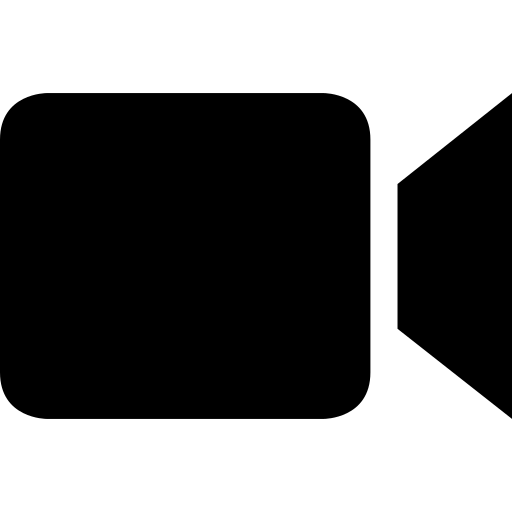
#> input picture logo/camera_logo.png, 512 x 512 px
$ python camera_logo.py
#> lines starting #> are read from the running program, lines starting #| are printed output that depends on the picture; after the words box and inside, x2 and y2 are one past the last pixel; in counts of white or black regions, pixels touching at a corner belong together
import matplotlib.pyplot as plt
from matplotlib.offsetbox import OffsetImage, AnnotationBbox
from matplotlib.transforms import Affine2D
from matplotlib.patches import Wedge
import numpy as np
from scipy import ndimage

# Define camera positions (x, y), FOV angles (degrees), and camera image path
LOGO_PATH = './logo/'
cameras = [
    {'position': (0, 0), 'orientation': -80,  'fov': 60, 'max_distance': 6, 'color': 'cornflowerblue',  'image_path': LOGO_PATH + 'camera_logo.png', 'name': 'cam_letage'},
    {'position': (0, 0), 'orientation': -80,  'fov': 60, 'max_distance': 6, 'color': 'cornflowerblue', 'image_path': LOGO_PATH + 'camera_logo.png', 'name': 'cam_airbnb_terreaux1'},
    {'position': (0, 0), 'orientation': -80,  'fov': 60, 'max_distance': 6, 'color': 'cornflowerblue', 'image_path': LOGO_PATH + 'camera_logo.png', 'name': 'cam_airbnb_terreaux2'},
    {'position': (0, 0), 'orientation': 185,  'fov': 40, 'max_distance': 8, 'color': 'cornflowerblue',  'image_path': LOGO_PATH + 'camera_logo.png', 'name': 'cam_bell_tower'},
    {'position': (0, 0), 'orientation': 235,  'fov': 50, 'max_distance': 6, 'color': 'cornflowerblue',  'image_path': LOGO_PATH + 'camera_logo.png', 'name': 'cam_city_hall_corner'},
    {'position': (0, 0), 'orientation': 100,  'fov': 60, 'max_distance': 6, 'color': 'cornflowerblue',  'image_path': LOGO_PATH + 'camera_logo.png', 'name': 'cam_airbnb_constantine1'},
    {'position': (0, 0), 'orientation': 100,  'fov': 60, 'max_distance': 6, 'color': 'cornflowerblue',  'image_path': LOGO_PATH + 'camera_logo.png', 'name': 'cam_airbnb_constantine2'},
    {'position': (0, 0), 'orientation': -10,  'fov': 90, 'max_distance': 8, 'color': 'cornflowerblue', 'image_path': LOGO_PATH + 'camera_logo.png', 'name': 'cam_saint_jean1'},
    {'position': (0, 0), 'orientation': -10,  'fov': 90, 'max_distance': 8, 'color': 'cornflowerblue', 'image_path': LOGO_PATH + 'camera_logo.png', 'name': 'cam_saint_jean2'}
]

def draw_camera_fov(ax, camera):
    pos = camera['position']
    fov = camera['fov']
    rotation = camera['orientation'] # Rotation angle in degrees
    max_distance = camera['max_distance'] # Maximum distance for FOV representation
    col = camera['color']

    num_sectors=200
    # Divide the FOV into sectors and assign a decreasing opacity to each
    for i in range(num_sectors):
        start_distance = max_distance * (i / num_sectors)
        end_distance = max_distance * ((i + 1) / num_sectors)
        alpha = 1/(1+np.exp(start_distance/3))
        # Create a wedge representing the FOV with a color gradient for each sector
        wedge = Wedge(pos, end_distance, -fov/2 + rotation, fov/2 + rotation, width=end_distance-start_distance, color=col, alpha=alpha)
        ax.add_patch(wedge)


def add_camera_logo(ax, camera):
    image_path = camera['image_path']
    pos = camera['position']
    rotation = camera['orientation'] # Rotation angle in degrees

    # Read the image
    img = plt.imread(image_path)
#> img is the input picture: shape (512, 512, 4) float32; mean R, G, B, A 0, 0, 0, 0.557
    rotated_img = ndimage.rotate(img, rotation)  # Rotate the image by 45 degrees
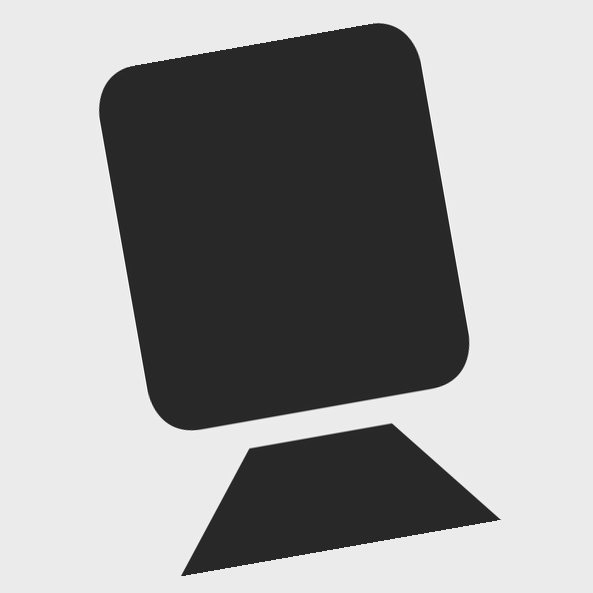
#> rotated_img: shape (593, 593, 4) float32; mean R, G, B, A 0, 0, 0, 0.414; transparent parts drawn white
    img_norm = (rotated_img - rotated_img.min()) / (rotated_img.max() - rotated_img.min()) # Normalize the image to be between 0 and 1
    mask = img_norm[:,:,3] < 0.5 # Create a mask for the transparent pixels
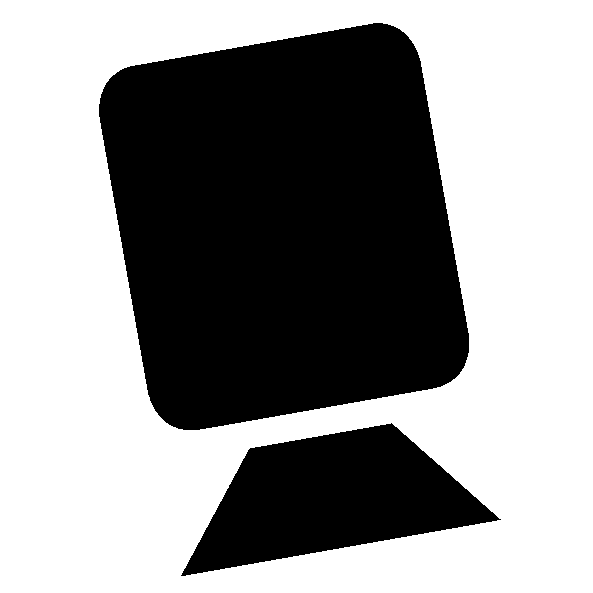
#> mask: shape (593, 593) bool; 58.6% white; 2 black regions, box (x1, y1, x2, y2) and area: (99, 23, 469, 430) 118852, (181, 423, 501, 576) 26764
    img_norm[mask] = 0
    # Create an annotation box with the camera logo
    imagebox = OffsetImage(img_norm, zoom=0.1)
    ab = AnnotationBbox(imagebox, pos, frameon=False)
    ax.add_artist(ab)

for cam in cameras:
    name = LOGO_PATH + cam['name'] + '.png'
    fig, ax = plt.subplots()
    add_camera_logo(ax,cam)
    draw_camera_fov(ax, cam)
    ax.set_xlim(-8, 8)
    ax.set_ylim(-8, 8)
    ax.set_aspect('equal')
    ax.axis('off')
    plt.savefig(name, format='png',transparent=True)
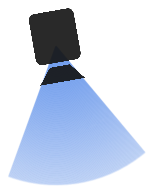
#> figure drawn by matplotlib, 1 panel
    plt.close()
